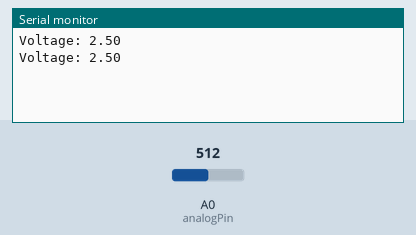
Recording of a sketch running on a simulated Arduino Uno, built with avr-gcc and run on an emulated ATmega328P. On the bench: the last lines printed to the serial monitor. The test bench sets the inputs (shaded band); at power-on: A0 (analogPin) = 512.

Above: at 1.8 s.
1.9 s: A0 (analogPin) set to 716
At 2.8 s:
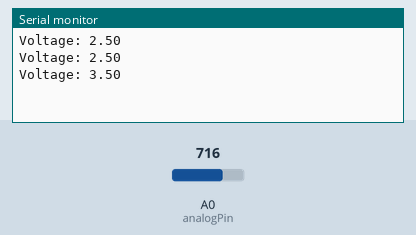
3.4 s: A0 (analogPin) set to 900
At 4.8 s:
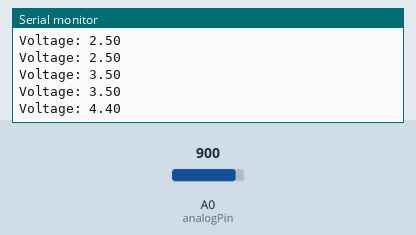
Timing chart, 0 to 6.4 s (numbered marks = the images above; inputs shaded):
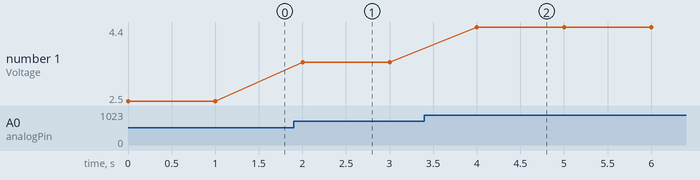

The sketch:

Voltage_measurement_using_a_potentiometer.ino
```cpp
int analogPin = A0; // پین آنالوگ برای خواندن ولتاژ
float voltage = 0.0; // متغیر برای ذخیره ولتاژ

void setup() {
  Serial.begin(9600); // شروع ارتباط سریال با نرخ 9600 بیت بر ثانیه
}

void loop() {
  // خواندن مقدار آنالوگ از پتانسیومتر
  int sensorValue = analogRead(analogPin);

  // تبدیل مقدار آنالوگ (0-1023) به ولتاژ (0-5V)
  voltage = sensorValue * (5.0 / 1023.0);

  // چاپ ولتاژ در مانیتور سریال
  Serial.print("Voltage: ");
  Serial.print(voltage);
  Serial.println(" ");

  delay(1000); // تاخیر 1 ثانیه قبل از خواندن مجدد
}
```

Measured:
- after the input at 1.9 s, the serial monitor: prints a new line after 0.10 s (image 1)
- after the input at 3.4 s, the serial monitor: prints a new line after 0.60 s (image 2)
- plotted number 1: 2.5 → 3.5 after the input at 1.9 s, 3.5 → 4.4 after the input at 3.4 s
